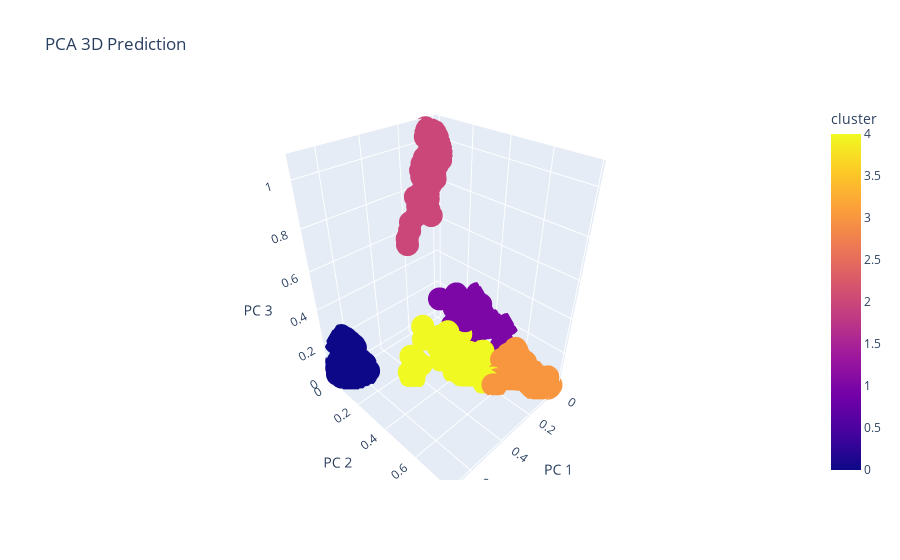

Notebook code for this chart:
### Code cell
fig = px.scatter_3d(
    W_df, x='x1', y='x2', z='x3', color=W_df['cluster'],
    labels={'x1': 'PC 1', 'x2': 'PC 2', 'x3': 'PC 3'}, title='PCA 3D Prediction'
)
fig.show()

### Figure 1 — Plotly figure (JSON) as saved in the notebook; plotly's stock layout.template omitted (floating-point values rounded to 4 significant figures; data arrays with more than 128 entries replaced by an {"elided": "..."} marker saying what was removed)
{"data": [{"hovertemplate": "PC 1=%{x}<br>PC 2=%{y}<br>PC 3=%{z}<br>cluster=%{marker.color}<extra></extra>", "legendgroup": "", "marker": {"color": {"elided": "1725 int values"}, "coloraxis": "coloraxis", "symbol": "circle"}, "mode": "markers", "name": "", "scene": "scene", "showlegend": false, "type": "scatter3d", "x": {"elided": "1725 float values"}, "y": {"elided": "1725 float values"}, "z": {"elided": "1725 float values"}}], "layout": {"coloraxis": {"colorbar": {"title": {"text": "cluster"}}, "colorscale": [[0, "#0d0887"], [0.1111, "#46039f"], [0.2222, "#7201a8"], [0.3333, "#9c179e"], [0.4444, "#bd3786"], [0.5556, "#d8576b"], [0.6667, "#ed7953"], [0.7778, "#fb9f3a"], [0.8889, "#fdca26"], [1, "#f0f921"]]}, "legend": {"tracegroupgap": 0}, "scene": {"domain": {"x": [0, 1], "y": [0, 1]}, "xaxis": {"title": {"text": "PC 1"}}, "yaxis": {"title": {"text": "PC 2"}}, "zaxis": {"title": {"text": "PC 3"}}}, "title": {"text": "PCA 3D Prediction"}}}
